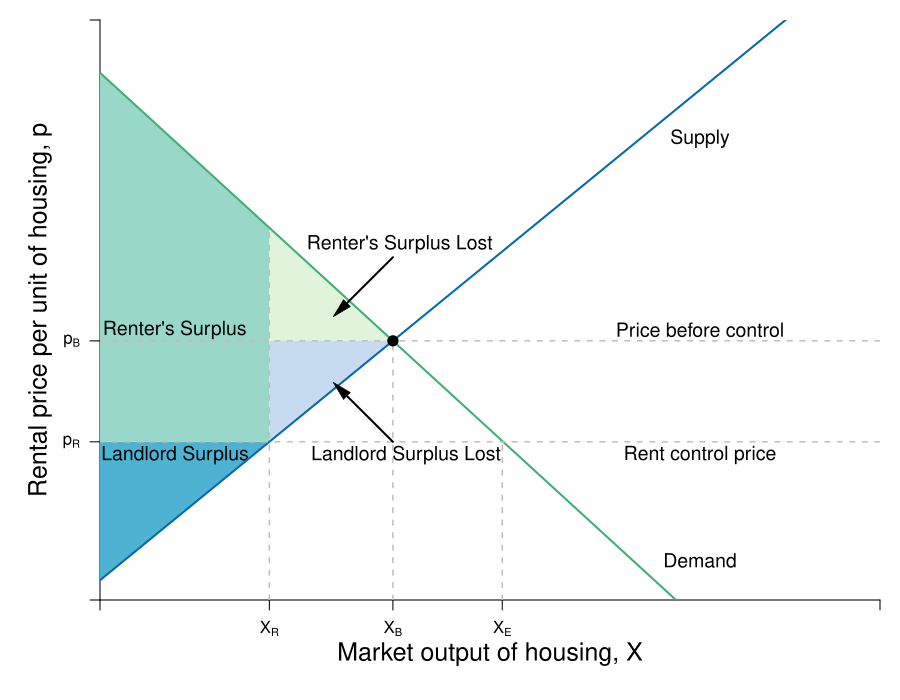

The R source for this figure:
require(shape)
pdf(file = "public_mechanism/landlord_rc_simon.pdf", width = 9, height = 7)

#Set parameters for graphics
axislabelsize <- 1.5
labelsize <- 1.2
graphlinewidth <- 2
segmentlinewidth <- 1.5

COL <- c("#7fc97f", "#beaed4", "#fdc086", "#ffff99", "#386cb0", "#f0027f", "#bf5b17", "#666666")
COLA <- c("#e0f3db", "#99d8c9","#66c2a4","#41ae76", "#238b45", "#005824")
COLB <- c("#c6dbef", "#4eb3d3", "#2b8cbe", "#0868ac","#084081")
COLC <- c("#fcfbfd", "#efedf5", "#dadaeb", "#bcbddc", "#9e9ac8", "#807dba", "#6a51a3", "#54278f", "#3f007d")

par(mar =  c(5, 5, 1, 1))

Demand <- function(x, rmax = 20, xmax = 12, n = 8) {
  rmax - (rmax/(n*xmax))*x
}

mrsA <- function(x, rmax = 20, xmax = 10) {
  rmax - (rmax/xmax)*x
}

#uA <- function(x, y, rmax, rmax = 20, xmax = 10) {
#  y + rmax*x - (1/2)(rmax/xmax)*x^2
#}


Supply <- function(x, c1 = 0.75, c2 = 0.0465){
  c1 + 4*c2*x
}

xlims <- c(0, 130)
ylims <- c(0, 22)

npts <- 501 
x <- seq(xlims[1], xlims[2], length.out = npts)
y <- seq(ylims[1], ylims[2], length.out = npts) 
a <- c(46.08, 55, 64)
b <- c(46.08, 55, 64)

plot(0, 0, xlim = xlims, ylim = ylims, type = "n",
     xlab = expression(paste("")),
     ylab = expression(paste("")), 
     xaxt = "n", 
     yaxt = "n", 
     cex.lab = axislabelsize, 
     bty = "n",
     xaxs="i", 
     yaxs="i")

# ticksy <- seq(from = 0, to = ylims[2], by = 2)
# ylabels <- seq(from = 0, to = ylims[2], by = 2)
# ticksx <- seq(from = 0, to = xlims[2], by = 2)
# xlabels <- seq(from = 0, to = xlims[2], by = 2)
ticksy <- c(0, 6, 9.83, ylims[2])
ylabels <- c(NA, expression(paste(p[R])), expression(paste(p[B])), NA)
ticksx <- c(0, 28.226, 48.817, 48.817 +18.226, xlims[2])
xlabels <- c(NA, expression(paste(X[R])), expression(paste(X[B])), expression(paste(X[E])), NA)

axis(1, at = ticksx, pos = 0, labels = xlabels)
axis(2, at = ticksy, pos = 0, labels = ylabels, las = 1)

npts <- 500 
xx1 <- seq(xlims[1], xlims[2], length.out = npts)

#Draw the polygon for landlord surplus
xpoly1 <- c(0, 28.226, 0, 0)
ypoly1 <- c(0.75, 6, 6, 0.75)
polygon(x = xpoly1, y = ypoly1, col=COLB[2], density=NULL, border = NA)

#Draw the polygon for renter surplus
xpoly2 <- c(0, 0, 28.226, 28.226)
ypoly2 <- c(6, 20, 14.1196, 6)
polygon(x = xpoly2, y = ypoly2, col=COLA[2], density=NULL, border = NA)

#Draw the polygon for renter loss
xpoly3 <- c(28.226, 28.226, 48.817)
ypoly3 <- c( 9.83, 14.1196, 9.83)
polygon(x = xpoly3, y = ypoly3, col=COLA[1], density=NULL, border = NA)

#Draw the polygon for LL loss
xpoly4 <- c(28.226, 28.226, 48.817)
ypoly4 <- c(6, 9.83, 9.83)
polygon(x = xpoly4, y = ypoly4, col=COLB[1], density=NULL, border = NA)
# CHANGE THIS COLOR

text(12.5, 5.5, expression(paste("Landlord Surplus")), xpd = TRUE, cex = labelsize)
#text(25, 5, expression(paste("(Economic Profit)")), xpd = TRUE, cex = labelsize) 

text(12.5, 10.25, expression(paste("Renter's Surplus")), xpd = TRUE, cex = labelsize) 
text(50, 13.5, expression(paste("Renter's Surplus Lost")), xpd = TRUE, cex = labelsize) 

text(51, 5.5, expression(paste("Landlord Surplus Lost")), xpd = TRUE, cex = labelsize) 

#Lines for mrs graph
lines(xx1, Demand(xx1), col = COLA[4], lwd = graphlinewidth)
lines(xx1, Supply(xx1), col = COLB[4], lwd = graphlinewidth)
#lines(xx1, mrsA(xx1, rmax = 20, xmax = 10), col = COLA[4], lwd = graphlinewidth)

segments(0, 9.83, xlims[2], 9.83, lty = 2, "gray" , lwd = segmentlinewidth)
segments(48.817, 0, 48.817, 9.83, lty = 2, col = "gray" , lwd = segmentlinewidth)
points(48.817, 9.83, pch = 16, col = "black", cex = 1.5)

segments(48.817 +18.226, 0, 48.817 +18.226, 6, lty = 2, col = "gray" , lwd = segmentlinewidth)


segments(0, 6, xlims[2], 6, lty = 2, "gray" , lwd = segmentlinewidth)
segments(28.226, 0, 28.226, 14.1196, lty = 2, "gray" , lwd = segmentlinewidth)

#Label axes
mtext(expression(paste("Market output of housing, ", X)), side=1, line = 2.5, cex = axislabelsize)
text(-10, 0.5*ylims[2], expression(paste("Rental price per unit of housing, ", p)), xpd = TRUE, cex = axislabelsize, srt = 90) 
# 
# points(50, 10, pch = 16, col = "black", cex = 1.5)
# text(52, 10.5, expression(M))

#segments(4.11765, 6.17647, 5.88, 8.88, lty = 1, col = COL[2] , lwd = graphlinewidth)
text(100, 10.25, expression("Price before control"), cex = labelsize)
text(100, 5.5, expression(paste("Rent control price")), cex = labelsize)

text(100, 1.5, expression("Demand"), cex = labelsize)
text(100, 17.5, expression("Supply"), cex = labelsize)
#text(7.3, 2.5, expression("Curve"))
#Arrows(7.3, 3.5, 7.3, 6.1, col = "black", lty = 1, lwd = 2, arr.type = "triangle", arr.lwd = 0.5)

#Label the iso-welfare functions for the HG, Aisha
# text(3.8, 1.5, expression(u[1]^A))
# text(4.6, 1.5, expression(u[2]^A))
# text(5.5, 1.5, expression(u[3]^A))
#text(6.6, 8.3, expression(u[4]^A))


#Label the indifference curves for the HG, Betty
# text(7.6, 17, expression(u[1]^B))
# text(6.48.817, 17, expression(u[2]^B))
# text(6, 17, expression(u[3]^B))
#text(3.4, 6.9, expression(v[4]^B))

#Label mrs function
#text(94, 6.8, expression(paste("Demand: ", X(p) == 120 - 6*p)))

#text(94, 5.5, expression(paste("Inverse Demand: ", p(X) == 20 - frac(1,5)*X)))
Arrows(48.817, 13, 40, 11, col = "black", lty = 1, lwd = 2, arr.type = "triangle", arr.lwd = 0.5)
Arrows(48.817, 6, 40, 8, col = "black", lty = 1, lwd = 2, arr.type = "triangle", arr.lwd = 0.5)
#Label satiation
#text(20, 3.5, expression(paste(x[max] == "Point")))
#text(20, 3, expression(paste("of Satiation")))
#Arrows(20, 2.5, 20, 0.5, col = "black", lty = 1, lwd = 2, arr.type = "triangle", arr.lwd = 0.5)

#Label highest willingness to pay
#text(5, 10, expression("Consumer Surplus"))
#text(5, 9, expression(paste(CS==frac(1, 2)*bgroup("(",r[max] - p,")")*x)))
#Arrows(5, 8.5, 5, 6, col = "black", lty = 1, lwd = 2, arr.type = "triangle", arr.lwd = 0.5)

dev.off()
